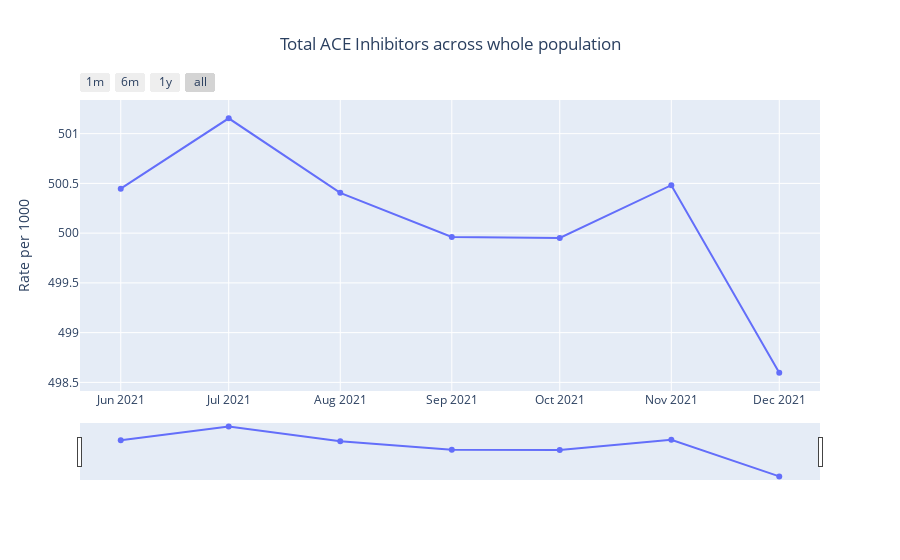

Notebook code cell kept with this figure:
### Code cell
plot_measures(data_dict['total'], title=f"Total {marker} across whole population", column_to_plot='rate', category=False, y_label='Rate per 1000')

### Figure 1 — Plotly figure (JSON) as saved in the notebook; plotly's stock layout.template omitted (floating-point values rounded to 4 significant figures)
{"data": [{"type": "scatter", "x": ["2021-06-01T00:00:00", "2021-07-01T00:00:00", "2021-08-01T00:00:00", "2021-09-01T00:00:00", "2021-10-01T00:00:00", "2021-11-01T00:00:00", "2021-12-01T00:00:00"], "y": [500.4, 501.2, 500.4, 500.0, 500.0, 500.5, 498.6]}], "layout": {"hovermode": "x", "title": {"text": "Total ACE Inhibitors across whole population", "x": 0.5}, "xaxis": {"rangeselector": {"buttons": [{"count": 1, "label": "1m", "step": "month", "stepmode": "backward"}, {"count": 6, "label": "6m", "step": "month", "stepmode": "backward"}, {"count": 1, "label": "1y", "step": "year", "stepmode": "backward"}, {"step": "all"}]}, "rangeslider": {"visible": true}, "type": "date"}, "yaxis": {"title": {"text": "Rate per 1000"}}}}
